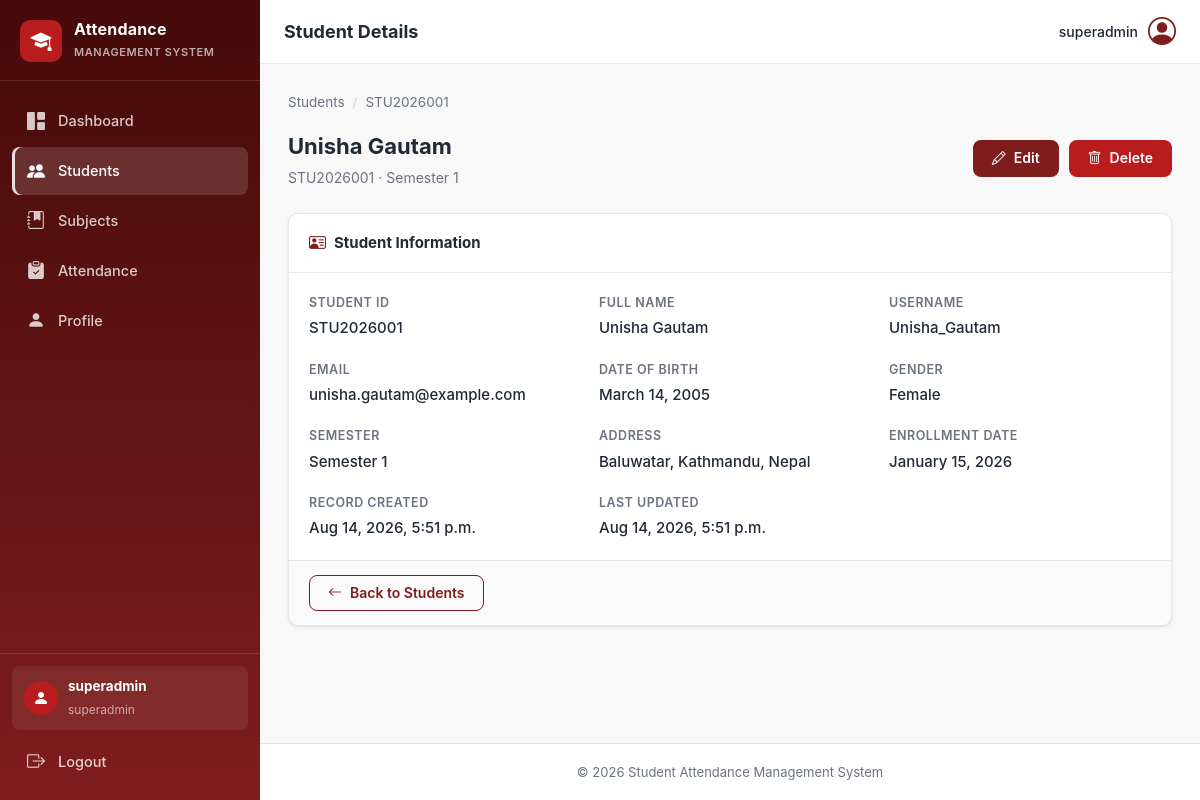
The app's page /students/2/ (signed in) with its own data.
### students/models.py (models this page shows)
class Student(models.Model):
    GENDER_CHOICES = (
        ('male', 'Male'),
        ('female', 'Female'),
        ('other', 'Other'),
    )
    SEMESTER_CHOICES = (
        (1, 'Semester 1'),
        (2, 'Semester 2'),
        (3, 'Semester 3'),
        (4, 'Semester 4'),
        (5, 'Semester 5'),
        (6, 'Semester 6'),
        (7, 'Semester 7'),
        (8, 'Semester 8'),
    )
    user = models.OneToOneField(User, on_delete=models.CASCADE, related_name='student')
    student_id = models.CharField(max_length=20, unique=True)
    date_of_birth = models.DateField(blank=True, null=True)
    gender = models.CharField(max_length=10, choices=GENDER_CHOICES, blank=True)
    address = models.TextField(blank=True, null=True)
    semester = models.PositiveSmallIntegerField(choices=SEMESTER_CHOICES, default=1)
    enrollment_date = models.DateField(blank=True, null=True)
    created_at = models.DateTimeField(auto_now_add=True)
    updated_at = models.DateTimeField(auto_now=True)
    def __str__(self):
        return f"{self.user.get_full_name() or self.user.username} ({self.student_id})"

### students/views.py (the view)
# urls.py: path("<int:pk>/", views.student_detail, name="student_detail"),
@login_required
def student_detail(request, pk):
    student = get_object_or_404(Student, pk=pk)
    return render(request, "students/student_detail.html", {"student": student})

### templates/students/student_detail.html (shortened to what this page needs)
{% extends "base.html" %}
{% block page_title %}Student Details{% endblock %}
{% block content %}
<div class="breadcrumb">
    <a href="{% url 'students:student_list' %}">Students</a>
    <span class="breadcrumb-sep">/</span>
    <span>{{ student.student_id }}</span>
</div>
<div class="page-head">
    <div>
        <h2 class="page-heading">{{ student.user.get_full_name|default:student.user.username }}</h2>
        <p class="page-heading-sub">{{ student.student_id }} &middot; {{ student.get_semester_display }}</p>
    </div>
    <div class="page-actions">
        <a href="{% url 'students:student_edit' student.pk %}" class="btn btn-primary"><i class="bi bi-pencil"></i> Edit</a>
        <a href="{% url 'students:student_delete' student.pk %}" class="btn btn-danger"><i class="bi bi-trash"></i> Delete</a>
    </div>
</div>
<section class="card">
    <div class="card-header">
        <h3 class="card-title"><i class="bi bi-person-vcard"></i> Student Information</h3>
    </div>
    <div class="card-body">
        <dl class="detail-grid">
            <div>
                <dt>Student ID</dt>
                <dd>{{ student.student_id }}</dd>
            </div>
            <div>
                <dt>Full Name</dt>
                <dd>{{ student.user.get_full_name|default:"—" }}</dd>
            </div>
            <div>
                <dt>Username</dt>
                <dd>{{ student.user.username }}</dd>
            </div>
            <div>
                <dt>Email</dt>
                <dd>{{ student.user.email|default:"—" }}</dd>
            </div>
            <div>
                <dt>Date of Birth</dt>
                <dd>{{ student.date_of_birth|date:"F j, Y"|default:"—" }}</dd>
            </div>
            <div>
                <dt>Gender</dt>
                <dd>{{ student.get_gender_display|default:"—" }}</dd>
            </div>
            <div>
                <dt>Semester</dt>
                <dd>{{ student.get_semester_display }}</dd>
            </div>
            <div>
                <dt>Address</dt>
                <dd>{{ student.address|default:"—" }}</dd>
            </div>
            <div>
                <dt>Enrollment Date</dt>
                <dd>{{ student.enrollment_date|date:"F j, Y"|default:"—" }}</dd>
            </div>
            <div>
                <dt>Record Created</dt>
                <dd>{{ student.created_at|date:"M j, Y, g:i a" }}</dd>
            </div>
            <div>
                <dt>Last Updated</dt>
                <dd>{{ student.updated_at|date:"M j, Y, g:i a" }}</dd>
            </div>
        </dl>
    </div>
    <div class="card-footer">
        <a href="{% url 'students:student_list' %}" class="btn btn-outline"><i class="bi bi-arrow-left"></i> Back to Students</a>
    </div>
</section>
{% endblock %}

### templates/base.html (shortened to what this page needs)
{% load static %}
<!DOCTYPE html>
<html lang="en">
<head>
    <link rel="stylesheet" href="{% static 'css/style.css' %}">
    <link rel="stylesheet" href="https://cdn.jsdelivr.net/npm/bootstrap-icons@1.11.3/font/bootstrap-icons.min.css">
</head>
<body class="{% block body_class %}{% endblock %}">
    {% block body %}
    <div class="layout">
        <aside class="sidebar" id="sidebar">
            <div class="sidebar-brand">
                <span class="brand-icon"><i class="bi bi-mortarboard-fill"></i></span>
                <div class="brand-text">
                    <strong>Attendance</strong>
                    <small>Management System</small>
                </div>
            </div>
            <nav class="sidebar-nav" aria-label="Main navigation">
                <a href="{% url 'dashboard:dashboard' %}" class="nav-link {% if request.resolver_match.app_name == 'dashboard' %}active{% endif %}">
                    <i class="bi bi-grid-1x2-fill"></i><span>Dashboard</span>
                </a>
                <a href="{% url 'students:student_list' %}" class="nav-link {% if request.resolver_match.app_name == 'students' %}active{% endif %}">
                    <i class="bi bi-people-fill"></i><span>Students</span>
                </a>
                <a href="{% url 'subjects:subject_list' %}" class="nav-link {% if request.resolver_match.app_name == 'subjects' %}active{% endif %}">
                    <i class="bi bi-journal-bookmark-fill"></i><span>Subjects</span>
                </a>
                <a href="{% url 'attendance:attendance_list' %}" class="nav-link {% if request.resolver_match.app_name == 'attendance' %}active{% endif %}">
                    <i class="bi bi-clipboard-check-fill"></i><span>Attendance</span>
                </a>
                <a href="{% url 'accounts:profile' %}" class="nav-link {% if request.resolver_match.app_name == 'accounts' %}active{% endif %}">
                    <i class="bi bi-person-fill"></i><span>Profile</span>
                </a>
            </nav>
            <div class="sidebar-footer">
                <div class="sidebar-user">
                    <span class="user-avatar"><i class="bi bi-person-fill"></i></span>
                    <div class="sidebar-user-info">
                        <strong>{{ user.get_full_name|default:user.username }}</strong>
                        <small>{{ user.username }}</small>
                    </div>
                </div>
                <a href="{% url 'accounts:logout' %}" class="nav-link nav-link-logout">
                    <i class="bi bi-box-arrow-right"></i><span>Logout</span>
                </a>
            </div>
        </aside>
        <div class="main-wrapper">
            <header class="topbar">
                <h1 class="page-title">{% block page_title %}Dashboard{% endblock %}</h1>
                <div class="topbar-user">
                    <span class="topbar-user-name">{{ user.get_full_name|default:user.username }}</span>
                    <a href="{% url 'accounts:profile' %}" class="topbar-avatar" title="My Profile"><i class="bi bi-person-circle"></i></a>
                </div>
            </header>
            <main class="content">
                {% block content %}{% endblock %}
            </main>
            <footer class="footer">
                <span>&copy; 2026 Student Attendance Management System</span>
            </footer>
        </div>
    </div>
    {% endblock %}
</body>
</html>

### records on screen
Student: student_id "STU2026001", user.get_full_name "Unisha Gautam", semester "Semester 1", user.username "Unisha_Gautam", user.email "unisha.gautam@example.com", date_of_birth "March 14, 2005", gender "Female", address "Baluwatar, Kathmandu, Nepal", enrollment_date "January 15, 2026", created_at "Aug 14, 2026, 5:51 p.m.", updated_at "Aug 14, 2026, 5:51 p.m."

### other values on screen
{{ user.get_full_name|default:user.username }} "superadmin"
{{ user.username }} "superadmin"
